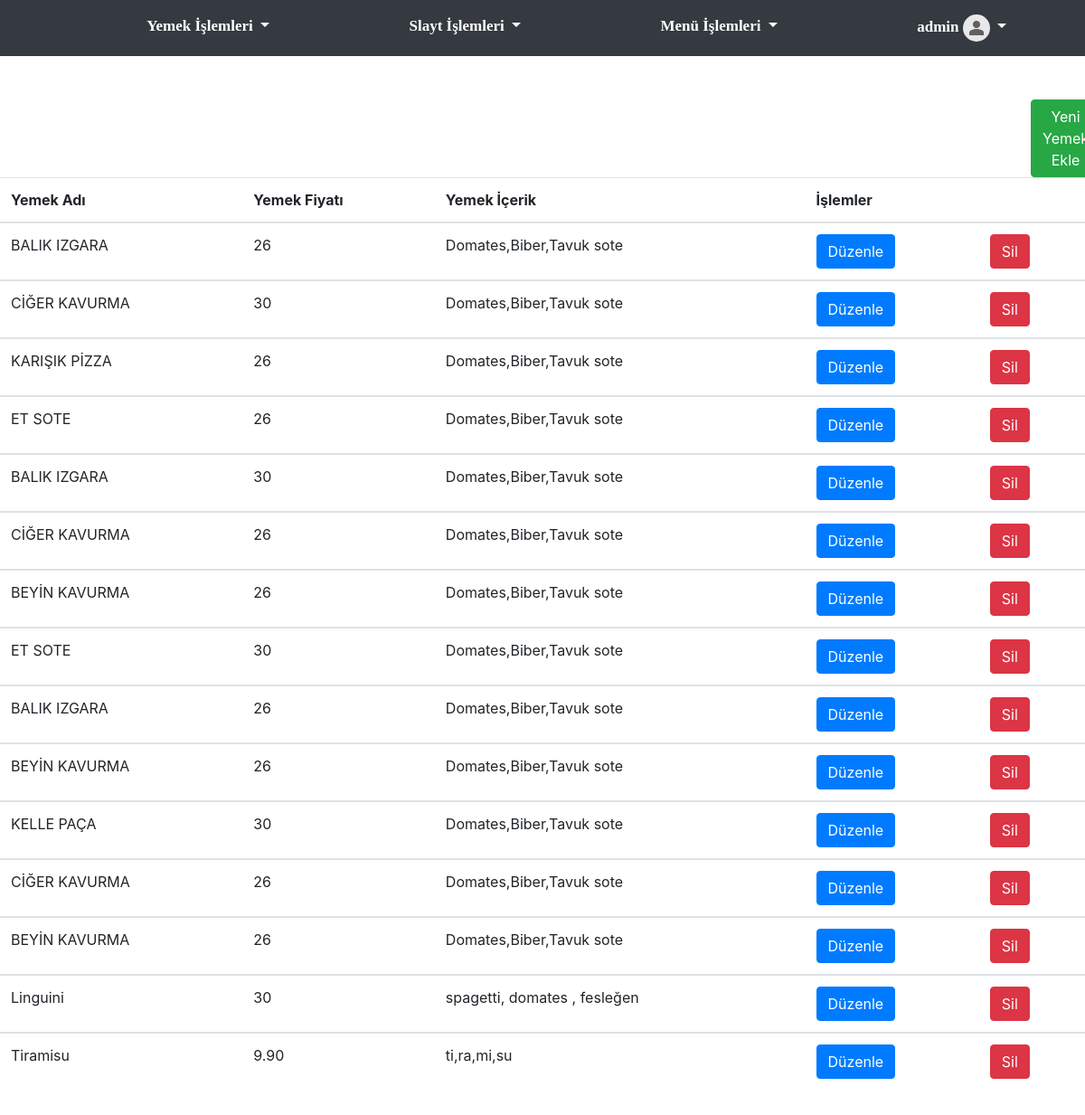
/yemek/liste (signed in), run on the app's committed database.
### mod_kullanici/model.py (models this page shows, shortened)
class kullanici(db.Model,UserMixin):
    id=db.Column(db.Integer,primary_key=True)
    kullaniciadi=db.Column(db.String(50))
    sifre=db.Column(db.String(50))
    resim=db.Column(db.String(60))

### mod_anasayfa/verimodeli.py (models this page shows)
class yemekler1(db.Model):
    no=db.Column(db.Integer,primary_key=True)
    yemekİsmi=db.Column(db.String(50))
    yemekisim=db.Column(db.String(50))
    yemekFiyati=db.Column(db.String(50))
    yemekicerik=db.Column(db.String(50))
    yemekİcerik=db.Column(db.String(50))
    yemekid1=db.Column(db.String(50))

### mod_anasayfa/yonetici.py (the view)
@mod_yemek.route('/liste')
@login_required
def yemeklerr1():
    yemeklerim1=yemekler1.query.all()
    return render_template('YemekListeler/Liste.html',
                           veri=yemeklerim1
                           )

### mod_kullanici/model.py (called while the page is built)
@login.user_loader
def kullaniciYukle(id):
    return kullanici.query.filter(kullanici.id==id).one_or_none()

### templates/YemekListeler/Liste.html (shortened to what this page needs)
{% extends 'admin_paneli.html'%}
{% block body %}
    <br><br>
    <div style="margin-left: 1140px">
        <a href="{{ url_for("yemek1.ekleyemek1") }}" class="btn btn-success">Yeni Yemek Ekle</a></div>
    <div align="center" >
    <table class="table table-hover">
    <thead>
    <tr>
        <th>Yemek Adı</th>
        <th>Yemek Fiyatı</th>
        <th>Yemek İçerik</th>
        <th colspan="2">İşlemler</th>
    </tr>
    </thead>
    {% for yemekler1 in veri %}
        <tbody>
        <tr>
            <td>{{ yemekler1.yemekisim}}</td>
              <td>{{ yemekler1.yemekFiyati }}</td>
            <td>{{ yemekler1.yemekicerik }}</td>
            <td>
                <a href="{{ url_for('yemek1.yemekduzenle1',id=yemekler1.no)}}" class="btn btn-primary">Düzenle</a></td>
            <td>
                <a href="#" class="btn btn-danger silme-butonu"
                  data-haberbaslik="{{ yemekler1.yemekisim }}"
                   data-haberno="{{ yemekler1.no }}">Sil</a></td>
        </tr>
    {% endfor %}
    </tbody>
</table>
    </div>
    <br>
    <br><br><br><br>
{% endblock %}

### templates/admin_paneli.html (shortened to what this page needs)
<!DOCTYPE html>
<html lang="tr">
<head>
    <link rel="stylesheet" href="https://maxcdn.bootstrapcdn.com/bootstrap/4.3.1/css/bootstrap.min.css">
</head>
<body>
<nav class="navbar navbar-expand-sm bg-dark navbar-dark">
    <ul class="navbar-nav">
        <li class="nav-item dropdown" style="margin-left: 25%">
            <a class="nav-link dropdown-toggle" href="#" id="navbardrop" data-toggle="dropdown"
               style="font-weight:bold;color: white;font-family: 'Times New Roman', Times, serif;font-size: 17px">
                Yemek İşlemleri
            </a>
        </li>
        <li class="nav-item dropdown" style="margin-left: 25%">
            <a class="nav-link dropdown-toggle" href="#" id="navbardrop" data-toggle="dropdown"
               style="font-weight:bold;color: white;font-family: 'Times New Roman', Times, serif;font-size: 17px">
                Slayt İşlemleri
            </a>
        </li>
         <li class="nav-item dropdown" style="margin-left: 25%">
            <a class="nav-link dropdown-toggle" href="#" id="navbardrop" data-toggle="dropdown"
               style="font-weight:bold;color: white;font-family: 'Times New Roman', Times, serif;font-size: 17px">
                Menü İşlemleri
            </a>
        </li>
        <li class="nav-item dropdown" style="margin-left: 25%">
            <a class="nav-link dropdown-toggle" href="#" id="navbardrop" data-toggle="dropdown"
               style="font-weight:bold;color: white;font-family: 'Times New Roman', Times, serif;font-size: 17px">
    {{ current_user.kullaniciadi }}
                <img class="img-profile rounded-circle" style="width: 30px;height: 30px;">
            </a>
    </ul>
</nav>
{% block body %}{% endblock %}
</body>
</html>

### data on the page
kullanici: kullaniciadi "admin"
yemekler1: yemekisim "BALIK IZGARA", yemekFiyati "26", yemekicerik "Domates,Biber,Tavuk sote"
yemekler1: yemekisim "CİĞER KAVURMA", yemekFiyati "30", yemekicerik "Domates,Biber,Tavuk sote"
yemekler1: yemekisim "KARIŞIK PİZZA", yemekFiyati "26", yemekicerik "Domates,Biber,Tavuk sote"
yemekler1: yemekisim "ET SOTE", yemekFiyati "26", yemekicerik "Domates,Biber,Tavuk sote"
yemekler1: yemekisim "BALIK IZGARA", yemekFiyati "30", yemekicerik "Domates,Biber,Tavuk sote"
yemekler1: yemekisim "CİĞER KAVURMA", yemekFiyati "26", yemekicerik "Domates,Biber,Tavuk sote"
yemekler1: yemekisim "BEYİN KAVURMA", yemekFiyati "26", yemekicerik "Domates,Biber,Tavuk sote"
yemekler1: yemekisim "ET SOTE", yemekFiyati "30", yemekicerik "Domates,Biber,Tavuk sote"
yemekler1: yemekisim "BALIK IZGARA", yemekFiyati "26", yemekicerik "Domates,Biber,Tavuk sote"
yemekler1: yemekisim "BEYİN KAVURMA", yemekFiyati "26", yemekicerik "Domates,Biber,Tavuk sote"
yemekler1: yemekisim "KELLE PAÇA", yemekFiyati "30", yemekicerik "Domates,Biber,Tavuk sote"
yemekler1: yemekisim "CİĞER KAVURMA", yemekFiyati "26", yemekicerik "Domates,Biber,Tavuk sote"
yemekler1: yemekisim "BEYİN KAVURMA", yemekFiyati "26", yemekicerik "Domates,Biber,Tavuk sote"
yemekler1: yemekisim "Linguini", yemekFiyati "30", yemekicerik "spagetti, domates , fesleğen"
yemekler1: yemekisim "Tiramisu", yemekFiyati "9.90", yemekicerik "ti,ra,mi,su"
